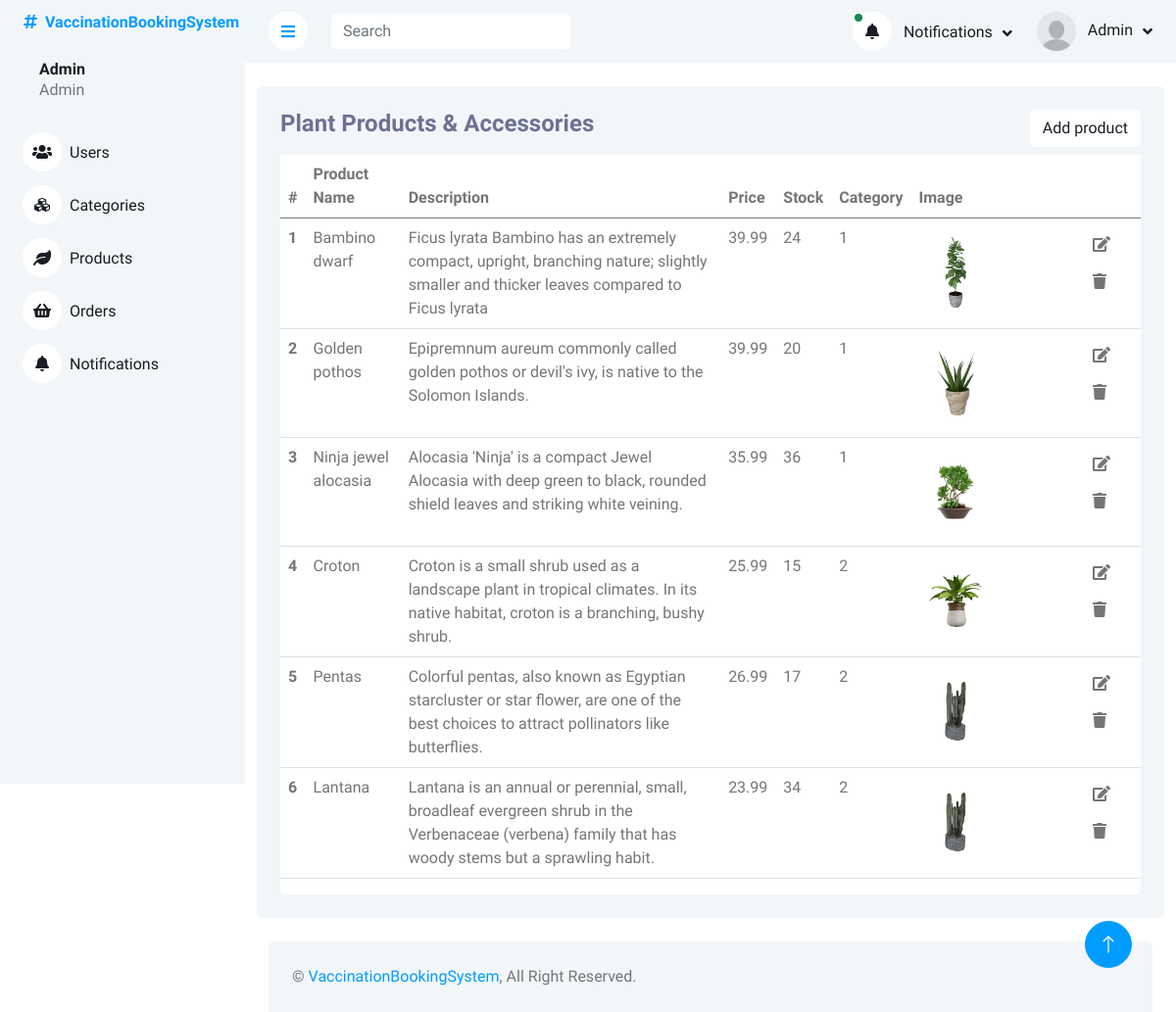
Screenshot of /adminPanel/products.php with the database file from the repository.
### tables this page shows
CREATE TABLE `products` (
  `productID` int(11) NOT NULL,
  `productName` varchar(225) DEFAULT NULL,
  `productDescription` varchar(225) DEFAULT NULL,
  `productPrice` varchar(225) DEFAULT NULL,
  `productImage` varchar(225) DEFAULT NULL,
  `productStock` varchar(255) NOT NULL,
  `categoryID` int(11) DEFAULT NULL
);

CREATE TABLE `categories` (
  `categoryID` int(11) NOT NULL,
  `categoryName` varchar(225) DEFAULT NULL,
  `categoryImage` varchar(225) DEFAULT NULL
);

### adminPanel/products.php (the view, shortened to what this page needs)
<?php
include_once('header_admin.php');
?>
<div class="container pt-4">
    <div class="bg-light rounded p-4">
        <div class="row">
            <div class="col-12">
                <div class="bg-white rounded h-100 ">
                    <div class="d-flex bg-light justify-content-between">
                        <h4>Plant Products & Accessories</h4>
                        <button type="button" class="btn text-dark  bg-white mb-2 insert" data-bs-toggle="modal"
                            data-bs-target="#insert-product-modal" >Add product
                        </button>
                    </div>
                    <div class="table-responsive bg- ">
                        <table class="table">
                            <thead>
                                <tr>
                                    <th scope="col">#</th>
                                    <th scope="col">Product Name</th>
                                    <th scope="col">Description</th>
                                    <th scope="col">Price </th>
                                    <th scope="col">Stock </th>
                                    <th scope="col">Category </th>
                                    <th scope="col">Image </th>
                                    <th scope="col"> </th>
                                </tr>
                            </thead>
                            <tbody>
                                <?php
                        $query = $pdo->query("SELECT * FROM `products` INNER JOIN categories ON products.categoryID = categories.categoryID");
                        $result = $query->fetchAll(PDO::FETCH_ASSOC);
                        foreach($result as $row){
                        ?>
                                <tr class="tr-row">
                                    <th scope="row">
                                        <?php echo $row['productID'] ?>
                                    </th>
                                    <td>
                                        <?php echo $row['productName'] ?>
                                    </td>
                                    <td>
                                        <?php echo $row['productDescription'] ?>
                                    </td>
                                    <td>
                                        <?php echo $row['productPrice'] ?>
                                    </td>
                                    <td>
                                        <?php echo $row['productStock'] ?>
                                    </td>
                                    <td>
                                        <?php echo $row['categoryID'] ?>
                                    </td>
                                    <td >
                                        <img src="productImages/<?php echo $row['productImage'] ?>" width="50%" alt="">
                                    </td>
                                    <td class="">
                                        <button class="btn btn-white edit-btn " data-bs-toggle="modal"
                                            data-bs-target="#update-category-modal<?php echo $row['productID']  ?>">
                                            <i class="fa fa-edit"></i>
                                        </button>
                                        <button class="btn btn-white" data-bs-toggle="modal"
                                            data-bs-target="#delete-category-modal<?php echo $row['productID']  ?>">
                                            <i class="fa fa-trash"></i>
                                        </button>
                                    </td>
                                </tr>
                                <?php
                        };
                                       ?>
                            </tbody>
                        </table>
                    </div>
                </div>
            </div>
        </div>
    </div>
</div>
<?php
include('footer.php');
?>

### adminPanel/header_admin.php (shortened to what this page needs)
<?php
include("php/query.php");
?>
<!DOCTYPE html>
<html lang="en">
<head>
    <link href="https://cdnjs.cloudflare.com/ajax/libs/font-awesome/5.10.0/css/all.min.css" rel="stylesheet">
    <link href="https://cdn.jsdelivr.net/npm/bootstrap-icons@1.4.1/font/bootstrap-icons.css" rel="stylesheet">
    <link href="lib/owlcarousel/assets/owl.carousel.min.css" rel="stylesheet">
    <link href="lib/tempusdominus/css/tempusdominus-bootstrap-4.min.css" rel="stylesheet" />
    <link href="css/bootstrap.min.css" rel="stylesheet">
    <link href="css/style.css" rel="stylesheet">
</head>
<body>
    <div class="container-xxl position-relative bg-white d-flex p-0">
        <div class="sidebar pe-4 pb-3">
            <nav class="navbar bg-light navbar-light">
                <a href="index.html" class="navbar-brand mx-4 mb-3">
                    <h6 class="text-primary"><i class="fa fa-hashtag me-2"></i>VaccinationBookingSystem</h6>
                </a>
                <div class="d-flex align-items-center ms-4 mb-4">
                    <div class="ms-3">
                            <h6 class="mb-0">
                                    Admin
                            </h6>
                        <span>Admin</span>
                    </div>
                </div>
                <div class="navbar-nav w-100">
                    <a href="hospitalData.php" class="nav-item nav-link "><i class="fa fa-users me-2"></i>Users</a>
                    <a href="category.php" class="nav-item nav-link"><i class="fa fa-cubes me-2"></i>Categories</a>
                    <a href="products.php" class="nav-item nav-link"><i class="fa fa-leaf me-2"></i>Products</a>
                    <a href="childDetails.php" class="nav-item nav-link"><i class="fa fa-shopping-basket me-2"></i>Orders</a>
                    <a href="requestPage.php" class="nav-item nav-link"><i class="fa fa-bell me-2"></i>Notifications</a>
                </div>
            </nav>
        </div>
        <div class="content">
            <nav class="navbar navbar-expand bg-light navbar-light sticky-top px-4 py-0">
                <a href="#" class="sidebar-toggler flex-shrink-0">
                    <i class="fa fa-bars"></i>
                </a>
                <form class=" d-none d-md-flex ms-4">
                    <input id="taskFilter" name="search-query" class="taskFilter form-control border-0" type="search"
                        placeholder="Search">
                </form>
                <div class="navbar-nav align-items-center ms-auto">
                    <div class="nav-item dropdown">
                        <?php
                            $query = $pdo->query("SELECT * from orders where orderStatus	 = 'pending'  LIMIT 1");
                        $result = $query->fetchAll(PDO::FETCH_ASSOC);
                        if (empty($result)) {
                            ?>
                            <a href="#" class="nav-link dropdown-toggle " data-bs-toggle="dropdown">
                                <i class="fa fa-bell me-lg-2">
                                </i>
                                <span class="d-none d-lg-inline-flex">Notifications</span>
                            </a>
                            <?php
                        } else {
                            ?>
                            <a href="#" class="nav-link dropdown-toggle " data-bs-toggle="dropdown">
                                <i class="fa fa-bell me-lg-2 position-relative">
                                    <div
                                        class="bg-success rounded-circle border border-2 border-white position-absolute top-0 start-0 p-1">
                                    </div>
                                </i>
                                <span class="d-none d-lg-inline-flex">Notifications</span>
                            </a>
                            <?php
                        } ?>
                    </div>
                    <div class="nav-item dropdown">
                        <a href="#" class="nav-link dropdown-toggle" data-bs-toggle="dropdown">
                        <img class="rounded-circle me-lg-2" src="img/user.jpg" alt="" style="width: 40px; height: 40px;">
                                <span class="d-none d-lg-inline-flex">
                                        Admin
                                </span>
                        </a>
                    </div>
                </div>
            </nav>

### adminPanel/footer.php (shortened to what this page needs)
            <div class="container-fluid pt-4 px-4">
                <div class="bg-light rounded-top p-4">
                    <div class="row">
                        <div class="col-12 col-sm-6 text-center text-sm-start">
                            &copy; <a href="#">VaccinationBookingSystem</a>, All Right Reserved.
                        </div>
                    </div>
                </div>
            </div>
        </div>
        <a href="#" class="btn btn-lg btn-primary btn-lg-square back-to-top"><i class="bi bi-arrow-up"></i></a>
    </div>
</body>
</html>

### adminPanel/css/style.css (style rules this page uses)
:root { --primary: #009CFF; --light: #F3F6F9; --dark: #191C24; }
.back-to-top { position: fixed; display: none; right: 45px; bottom: 45px; z-index: 99; }
.btn { transition: .5s; }
.btn.btn-primary { color: #FFFFFF; }
.btn-lg-square { width: 48px; height: 48px; }
.btn-square, .btn-sm-square, .btn-lg-square { padding: 0; display: inline-flex; align-items: center; justify-content: center; font-weight: normal; border-radius: 50px; }
.sidebar { position: fixed; top: 0; left: 0; bottom: 0; width: 250px; height: 100vh; overflow-y: auto; background: var(--light); transition: 0.5s; z-index: 999; }
.content { margin-left: 250px; min-height: 100vh; background: #FFFFFF; transition: 0.5s; }
@media (min-width: 992px) { .sidebar { margin-left: 0; } }
@media (min-width: 992px) { .content { width: calc(100% - 250px); } }
.sidebar .navbar .navbar-nav .nav-link { padding: 7px 20px; color: var(--dark); font-weight: 500; border-left: 3px solid var(--light); border-radius: 0 30px 30px 0; outline: none; }
.sidebar .navbar .navbar-nav .nav-link i { width: 40px; height: 40px; display: inline-flex; align-items: center; justify-content: center; background: #FFFFFF; border-radius: 40px; }
.content .navbar .navbar-nav .nav-link { margin-left: 25px; padding: 12px 0; color: var(--dark); outline: none; }
.content .navbar .sidebar-toggler, .content .navbar .navbar-nav .nav-link i { width: 40px; height: 40px; display: inline-flex; align-items: center; justify-content: center; background: #FFFFFF; border-radius: 40px; }
.content .navbar .dropdown-toggle::after { margin-left: 6px; vertical-align: middle; border: none; content: "\f107"; font-family: "Font Awesome 5 Free"; font-weight: 900; transition: .5s; }

### adminPanel/header_admin.php (style rules this page uses)
h4 { color: #6C7293; }

### rows the page displays
products: productID "1", productName "Bambino dwarf", productDescription "Ficus lyrata Bambino has an extremely compact, upright, branching nature; slightly smaller and thicker leaves compared to Ficus lyrata", productPrice "39.99", productStock "24", categoryID.categoryID "1", productImage (picture)
products: productID "2", productName "Golden pothos", productDescription "Epipremnum aureum commonly called golden pothos or devil's ivy, is native to the Solomon Islands.", productPrice "39.99", productStock "20", categoryID.categoryID "1", productImage (picture)
products: productID "3", productName "Ninja jewel alocasia", productDescription "Alocasia 'Ninja' is a compact Jewel Alocasia with deep green to black, rounded shield leaves and striking white veining.", productPrice "35.99", productStock "36", categoryID.categoryID "1", productImage (picture)
products: productID "4", productName "Croton", productDescription "Croton is a small shrub used as a landscape plant in tropical climates. In its native habitat, croton is a branching, bushy shrub.", productPrice "25.99", productStock "15", categoryID.categoryID "2", productImage (picture)
products: productID "5", productName "Pentas", productDescription "Colorful pentas, also known as Egyptian starcluster or star flower, are one of the best choices to attract pollinators like butterflies.", productPrice "26.99", productStock "17", categoryID.categoryID "2", productImage (picture)
products: productID "6", productName "Lantana", productDescription "Lantana is an annual or perennial, small, broadleaf evergreen shrub in the Verbenaceae (verbena) family that has woody stems but a sprawling habit.", productPrice "23.99", productStock "34", categoryID.categoryID "2", productImage (picture)
